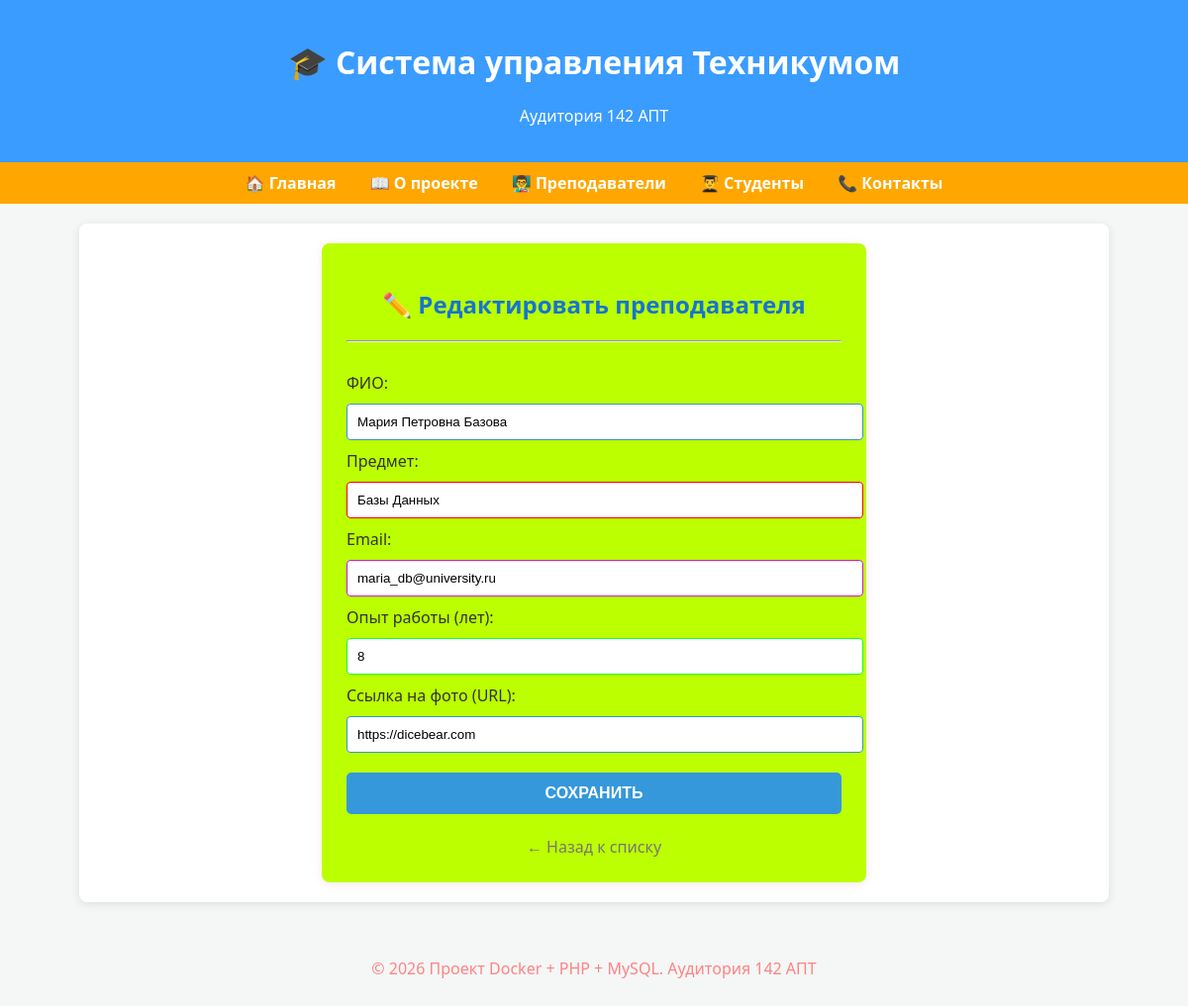
Screenshot of /manage_teacher.php?action=edit&id=2 with the database file from the repository.
### tables this page shows
CREATE TABLE teachers (
    id INT AUTO_INCREMENT PRIMARY KEY,
    full_name VARCHAR(100) NOT NULL,
    subject VARCHAR(100) NOT NULL,
    email VARCHAR(100),
    phone VARCHAR(20) DEFAULT '+7 (000) 000-00-00',
    experience_years INT DEFAULT 0,
    bio TEXT,
    photo_url VARCHAR(255),
    is_active BOOLEAN DEFAULT 1
);

### manage_teacher.php (the view, shortened to what this page needs)
<?php
include 'db.php';
$t = ['id' => '', 'full_name' => '', 'subject' => '', 'email' => '', 'experience_years' => '', 'photo_url' => ''];
if (isset($_GET['action']) && $_GET['action'] == 'edit' && isset($_GET['id'])) {
    $id = (int)$_GET['id'];
    $res = $conn->query("SELECT * FROM teachers WHERE id = $id");
    if ($res && $res->num_rows > 0) {
        $t = $res->fetch_assoc();
    }
}
include 'header.php';
?>
<div style="max-width: 500px; margin: auto; background: #bbff00; padding: 25px; border-radius: 8px; box-shadow: 0 2px 10px rgba(207, 24, 24, 0.1);">
    <h2 style="text-align: center; color: #1674d1;"><?= !empty($t['id']) ? '✏️ Редактировать' : '➕ Добавить' ?> преподавателя</h2>
    <hr><br>
    <form method="POST">
        <label>ФИО:</label><br>
        <input type="text" name="full_name" value="<?= htmlspecialchars($t['full_name']) ?>" required style="width: 100%; padding: 10px; margin: 10px 0; border: 1px solid #388eff; border-radius: 4px;"><br>
        <label>Предмет:</label><br>
        <input type="text" name="subject" value="<?= htmlspecialchars($t['subject']) ?>" required style="width: 100%; padding: 10px; margin: 10px 0; border: 1px solid #ff0101; border-radius: 4px;"><br>
        <label>Email:</label><br>
        <input type="email" name="email" value="<?= htmlspecialchars($t['email']) ?>" style="width: 100%; padding: 10px; margin: 10px 0; border: 1px solid #d014ff; border-radius: 4px;"><br>
        <label>Опыт работы (лет):</label><br>
        <input type="number" name="experience_years" value="<?= $t['experience_years'] ?>" style="width: 100%; padding: 10px; margin: 10px 0; border: 1px solid #0fff37; border-radius: 4px;"><br>
        <label>Ссылка на фото (URL):</label><br>
        <input type="text" name="photo_url" value="<?= htmlspecialchars($t['photo_url']) ?>" placeholder="https://..." style="width: 100%; padding: 10px; margin: 10px 0; border: 1px solid #3797cf; border-radius: 4px;"><br>
        <button type="submit" style="background: #3498db; color: white; padding: 12px; border: none; border-radius: 5px; cursor: pointer; width: 100%; font-weight: bold; font-size: 16px; margin-top: 10px;">СОХРАНИТЬ</button>
        <br><br>
        <a href="teachers.php" style="color: #777; text-decoration: none; display: block; text-align: center;">← Назад к списку</a>
    </form>
</div>
<?php include 'footer.php'; ?>

### style.css (style rules this page uses)
body { font-family: 'Segoe UI', sans-serif; background: #f4f7f6; margin: 0; padding: 0; color: #333; }

### rows the page displays
teachers: full_name "Мария Петровна Базова", subject "Базы Данных", email "maria_db@university.ru", experience_years "8", photo_url "https://dicebear.com"
